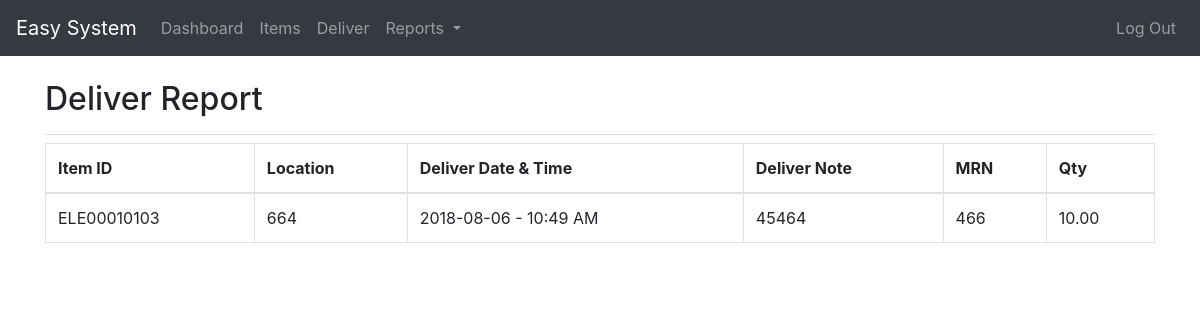
The page /deliverReport.php (signed in) on the database its author committed.
### tables this page shows
CREATE TABLE `item_delivered` (
  `deliverID` int(10) NOT NULL,
  `itemID` varchar(20) NOT NULL,
  `dateTime` datetime DEFAULT CURRENT_TIMESTAMP,
  `qty` decimal(10,2) NOT NULL,
  `dNote` varchar(20) DEFAULT NULL,
  `mrn` varchar(20) DEFAULT NULL,
  `location` varchar(200) DEFAULT NULL
);

CREATE TABLE `item_stock` (
  `itemID` varchar(20) NOT NULL,
  `itemDes` varchar(200) DEFAULT NULL,
  `stockingUM` varchar(20) DEFAULT NULL,
  `partNum` varchar(20) DEFAULT NULL,
  `qty` decimal(10,2) NOT NULL
);

### deliverReport.php (the view, shortened to what this page needs)
<!DOCTYPE html>
<html lang="en" dir="ltr">
<head>
  <link rel="stylesheet" href="./res/css/bootstrap.min.css">
  <link rel="stylesheet" type="text/css" href="https://cdn.datatables.net/v/bs4/jszip-2.5.0/dt-1.10.18/b-1.5.2/b-flash-1.5.2/b-html5-1.5.2/b-print-1.5.2/r-2.2.2/datatables.min.css"/>
</head>
<body>
  <?php
  require_once './res/content/navBar.php';
  ?>
  <div class="container">
    <div class="row">
      <div class="col-md-12">
        <div class="pb-2 mt-4 mb-2 border-bottom">
          <h2>Deliver Report</h2>
        </div>
      </div>
    </div>
    <div class="row">
      <div class="col-md-12">
        <table class="table table-bordered">
          <thead>
            <tr>
              <th>Item ID</th>
              <th>Location</th>
              <th>Deliver Date & Time</th>
              <th>Deliver Note</th>
              <th>MRN</th>
              <th>Qty</th>
            </tr>
          </thead>
          <tbody>
            <?php
            require_once("./setup/config.php");
            $result=mysqli_query($link,"SELECT stock.itemID, d.location, d.dateTime, d.qty, d.dNote, d.mrn, d.location FROM item_stock stock, item_delivered d WHERE stock.itemID = d.itemID");
            while ($row=mysqli_fetch_array($result)) {
              echo '<tr>';
              echo '<td>' . $row['itemID'] . '</td>';
              echo '<td>' . $row['location'] . '</td>';
              $dateTime= new DateTime($row['dateTime']);
              $dateTime->setTimezone(new DateTimeZone('Asia/Colombo'));
              $lkDateTime =  $dateTime->format('Y-m-d - g:i A');
              echo '<td>' . $lkDateTime . '</td>';
              echo '<td>' . $row['dNote'] . '</td>';
              echo '<td>' . $row['mrn'] . '</td>';
              echo '<td>' . $row['qty'] . '</td>';
              echo '</tr>';
            }
            ?>
          </tbody>
        </table>
      </div>
    </div>
  </div>
</body>
</html>

### rows shown on the page
item_delivered: itemID.itemID "ELE00010103", location "664", dateTime "2018-08-06 - 10:49 AM", dNote "45464", mrn "466", qty "10.00"
